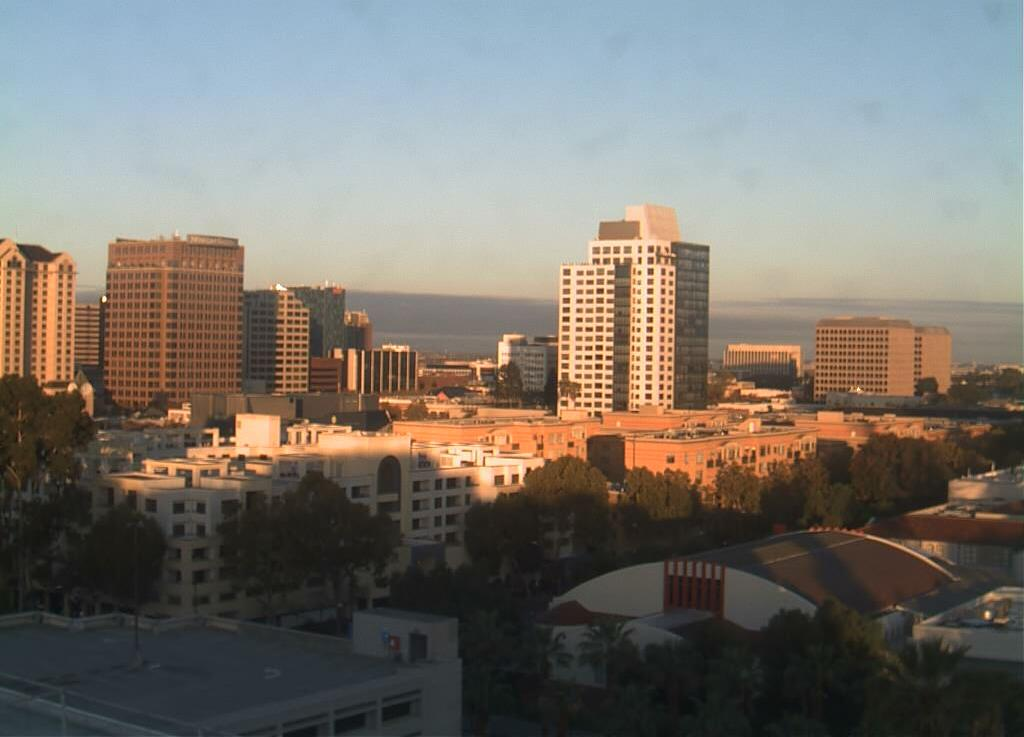
#> input picture dataset_images/20151101_145511.jpg, 1024 x 737 px
$ jupyter execute SIFT.ipynb
#> lines starting #> are read from the running program, lines starting #| are printed output that depends on the picture; after the words box and inside, x2 and y2 are one past the last pixel; in counts of white or black regions, pixels touching at a corner belong together
[cell 1]
import cv2
import numpy as np
import matplotlib.pyplot as plt

path = "../dataset_images/20151101_145511.jpg"

img = cv2.imread(path)
#> img is the input picture: shape (737, 1024, 3); mean B, G, R 109.5, 116.4, 120.9

gray = cv2.cvtColor(img , cv2.COLOR_BGR2GRAY)
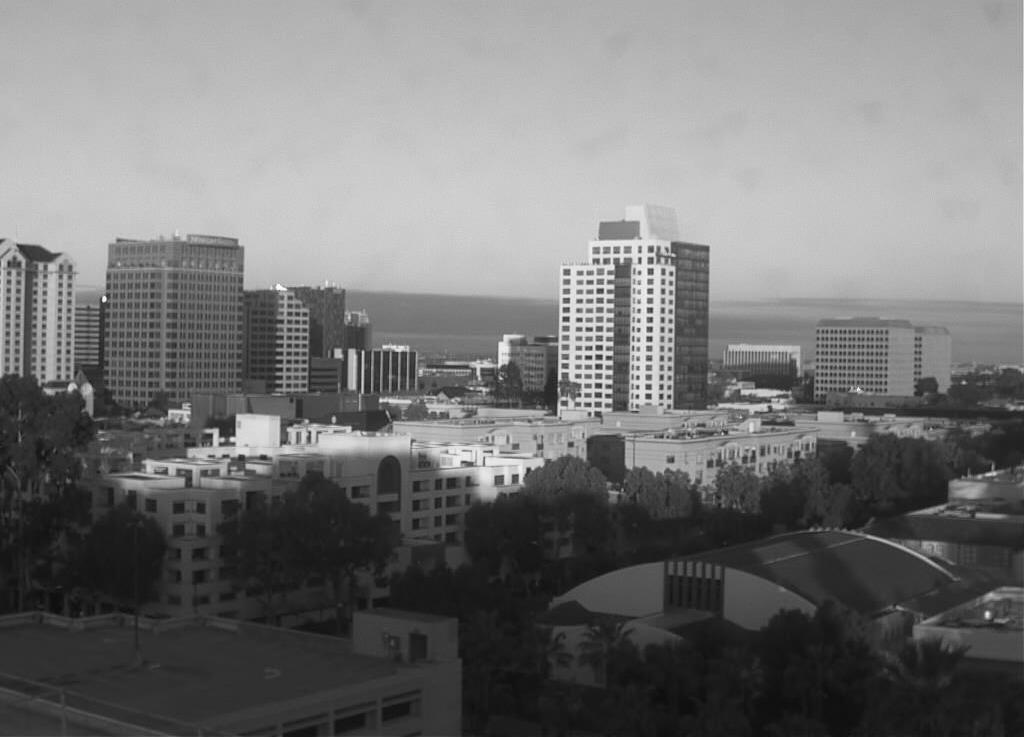
#> gray: shape (737, 1024); min 12, max 253, mean 117
plt.imshow(gray , cmap= "gray")

[cell 2]
sift = cv2.SIFT_create()
kp = sift.detect(gray , None)
#> kp = 4744 keypoints; strongest (x, y, size): (104, 299, 3.2), (649, 339, 4), (650, 310, 4), (648, 396, 4)

img = cv2.drawKeypoints(gray , kp , img )
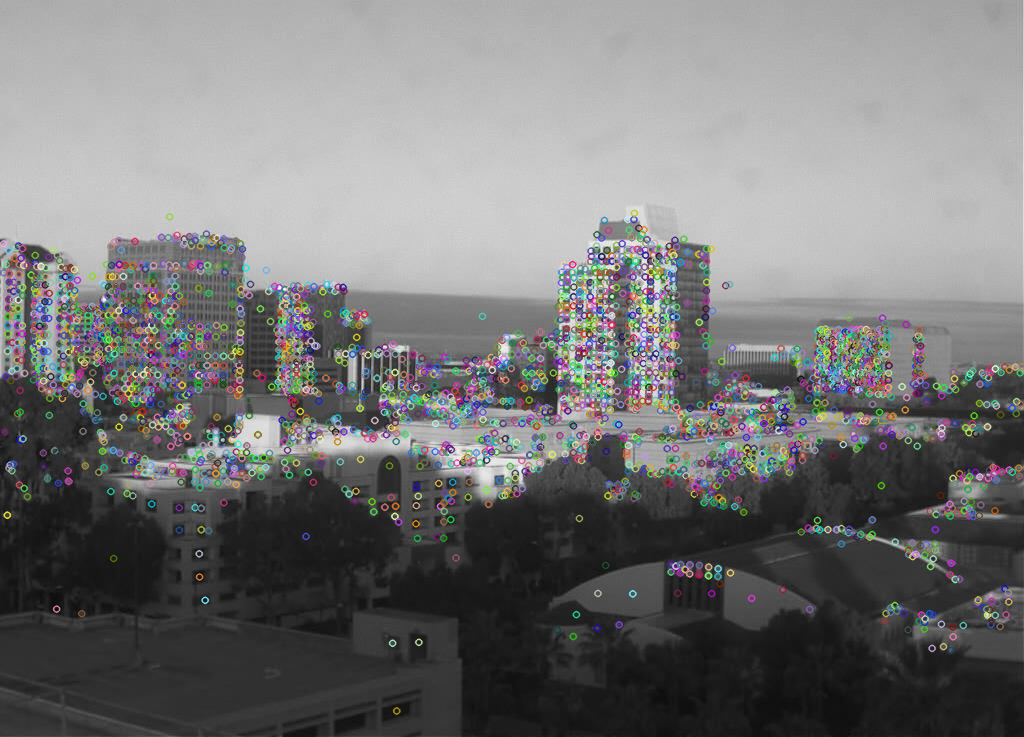
#> img: shape (737, 1024, 3); mean B, G, R 118, 118, 117.9

plt.imshow(img)

[cell 3]
img=cv2.drawKeypoints(gray,kp,img,flags=cv2.DRAW_MATCHES_FLAGS_DRAW_RICH_KEYPOINTS)
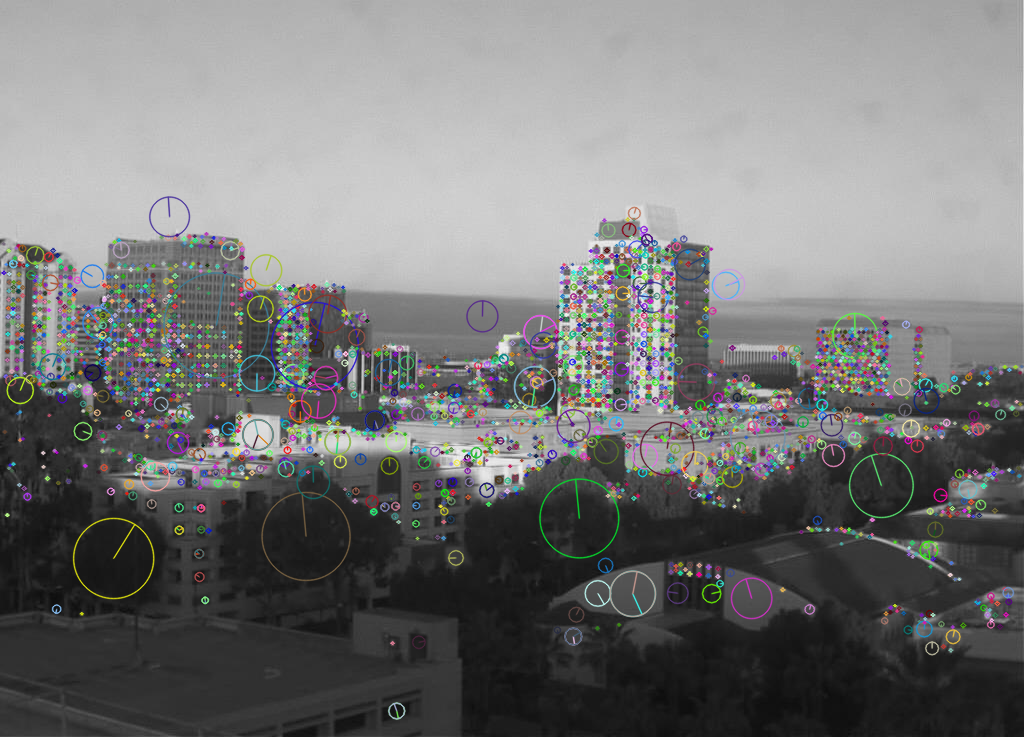
#> img: shape (737, 1024, 3); 17.91% of pixels changed, all inside (x1, y1, x2, y2) = (0, 196, 1024, 721)
plt.imshow(img)

$ run again, with dataset_images/20151101_145049.jpg copied over dataset_images/20151101_145511.jpg
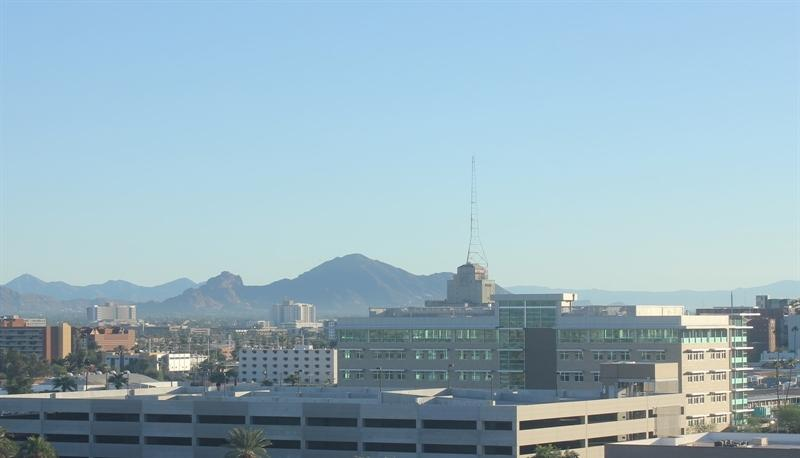
#> input picture dataset_images/20151101_145049.jpg, 800 x 458 px
#> img is the input picture: shape (458, 800, 3); mean B, G, R 191, 178, 150.7
#> `gray = cv2.cvtColor(img , cv2.COLOR_BGR2GRAY)`:
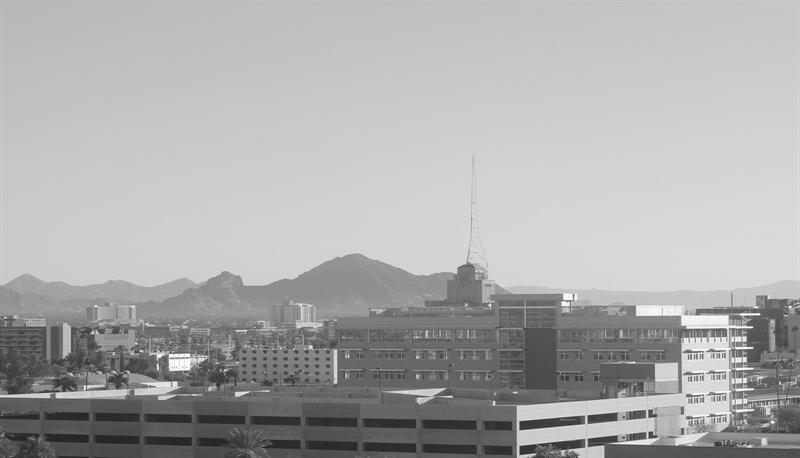
#> gray: shape (458, 800); min 29, max 254, mean 171.3
#> kp = 1055 keypoints; strongest (x, y, size): (772, 422, 2.1), (527, 425, 7.2), (181, 363, 13.7), (612, 417, 6.9)
#> `img=cv2.drawKeypoints(gray,kp,img,flags=cv2.DRAW_MATCHES_FLAGS_DRAW_RI..`:
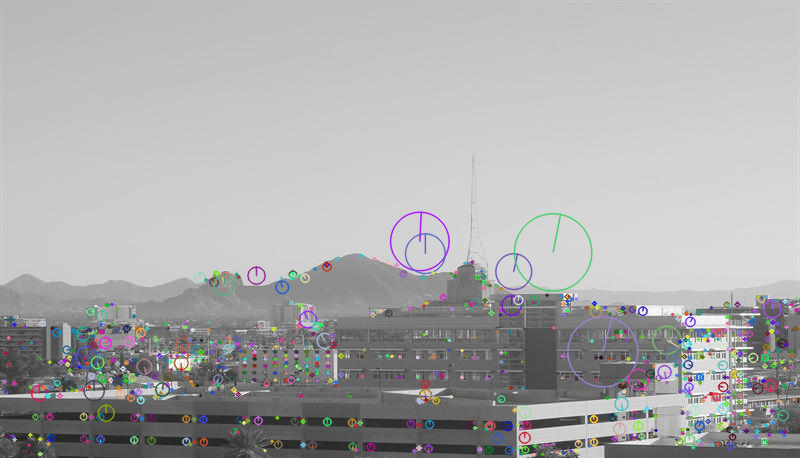
#> img: shape (458, 800, 3); mean B, G, R 171.6, 171.1, 171.2
